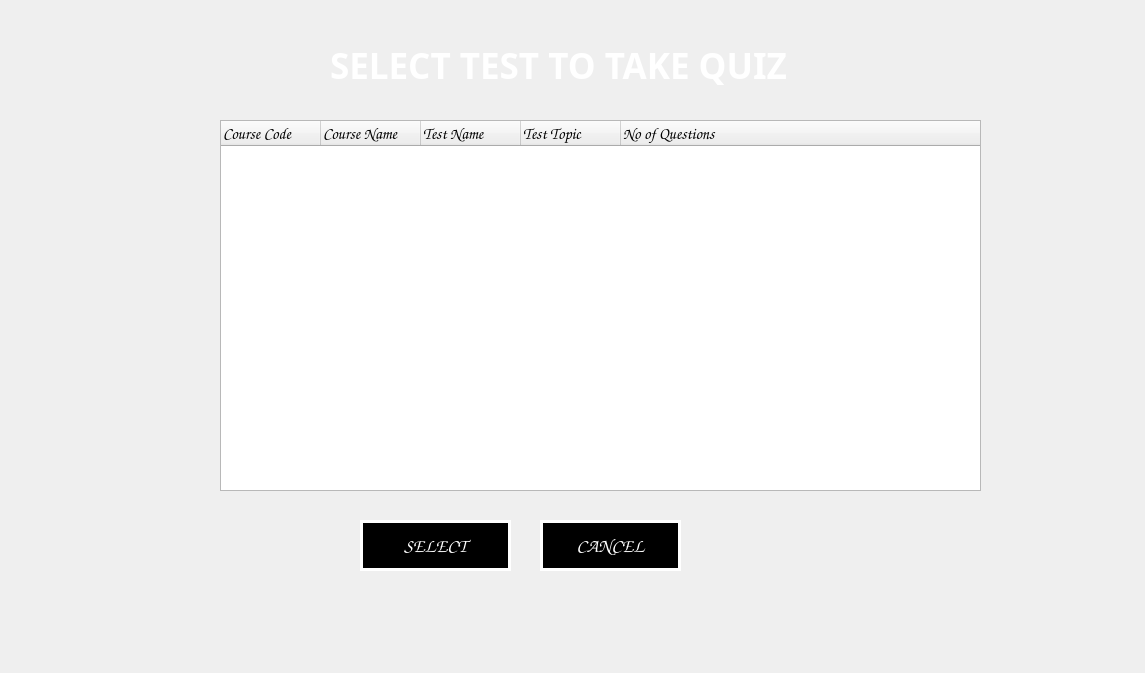
<?xml version="1.0" encoding="UTF-8"?>
<ui version="4.0">
 <class>takeQuiz</class>
 <widget class="QWidget" name="takeQuiz">
  <property name="geometry">
   <rect>
    <x>0</x>
    <y>0</y>
    <width>1145</width>
    <height>673</height>
   </rect>
  </property>
  <property name="windowTitle">
   <string>takeQuiz</string>
  </property>
  <widget class="QTreeWidget" name="treeWidget">
   <property name="geometry">
    <rect>
     <x>220</x>
     <y>120</y>
     <width>761</width>
     <height>371</height>
    </rect>
   </property>
   <property name="font">
    <font>
     <family>Comic Sans MS</family>
     <pointsize>12</pointsize>
     <weight>75</weight>
     <bold>true</bold>
    </font>
   </property>
   <column>
    <property name="text">
     <string>Course Code</string>
    </property>
   </column>
   <column>
    <property name="text">
     <string>Course Name</string>
    </property>
   </column>
   <column>
    <property name="text">
     <string>Test Name</string>
    </property>
   </column>
   <column>
    <property name="text">
     <string>Test Topic</string>
    </property>
   </column>
   <column>
    <property name="text">
     <string>No of Questions</string>
    </property>
   </column>
  </widget>
  <widget class="QLabel" name="msgLabel">
   <property name="geometry">
    <rect>
     <x>310</x>
     <y>600</y>
     <width>451</width>
     <height>51</height>
    </rect>
   </property>
   <property name="font">
    <font>
     <family>Comic Sans MS</family>
     <pointsize>14</pointsize>
     <weight>75</weight>
     <bold>true</bold>
    </font>
   </property>
   <property name="styleSheet">
    <string notr="true">color:white;</string>
   </property>
   <property name="text">
    <string/>
   </property>
  </widget>
  <widget class="QPushButton" name="selectButton">
   <property name="geometry">
    <rect>
     <x>360</x>
     <y>520</y>
     <width>151</width>
     <height>51</height>
    </rect>
   </property>
   <property name="font">
    <font>
     <family>Comic Sans MS</family>
     <pointsize>14</pointsize>
     <weight>75</weight>
     <bold>true</bold>
    </font>
   </property>
   <property name="styleSheet">
    <string notr="true">border-image:none;
color:white;
background-color:inherit;
border:3px solid white;</string>
   </property>
   <property name="text">
    <string>SELECT</string>
   </property>
  </widget>
  <widget class="QPushButton" name="cancelButton">
   <property name="geometry">
    <rect>
     <x>540</x>
     <y>520</y>
     <width>141</width>
     <height>51</height>
    </rect>
   </property>
   <property name="font">
    <font>
     <family>Comic Sans MS</family>
     <pointsize>14</pointsize>
     <weight>75</weight>
     <bold>true</bold>
    </font>
   </property>
   <property name="styleSheet">
    <string notr="true">border-image:none;
color:white;
background-color:inherit;
border:3px solid white;</string>
   </property>
   <property name="text">
    <string>CANCEL</string>
   </property>
  </widget>
  <widget class="QLabel" name="label">
   <property name="geometry">
    <rect>
     <x>330</x>
     <y>40</y>
     <width>501</width>
     <height>51</height>
    </rect>
   </property>
   <property name="font">
    <font>
     <family>Colonna MT</family>
     <pointsize>26</pointsize>
     <weight>75</weight>
     <bold>true</bold>
    </font>
   </property>
   <property name="styleSheet">
    <string notr="true">color:white;</string>
   </property>
   <property name="text">
    <string>SELECT TEST TO TAKE QUIZ</string>
   </property>
  </widget>
 </widget>
 <layoutdefault spacing="6" margin="11"/>
 <resources/>
 <connections>
  <connection>
   <sender>cancelButton</sender>
   <signal>clicked()</signal>
   <receiver>takeQuiz</receiver>
   <slot>CancelButtonClicked()</slot>
   <hints>
    <hint type="sourcelabel">
     <x>458</x>
     <y>450</y>
    </hint>
    <hint type="destinationlabel">
     <x>561</x>
     <y>452</y>
    </hint>
   </hints>
  </connection>
  <connection>
   <sender>selectButton</sender>
   <signal>clicked()</signal>
   <receiver>takeQuiz</receiver>
   <slot>SelectButtonClicked()</slot>
   <hints>
    <hint type="sourcelabel">
     <x>196</x>
     <y>449</y>
    </hint>
    <hint type="destinationlabel">
     <x>115</x>
     <y>448</y>
    </hint>
   </hints>
  </connection>
 </connections>
 <slots>
  <slot>CancelButtonClicked()</slot>
  <slot>SelectButtonClicked()</slot>
 </slots>
</ui>
